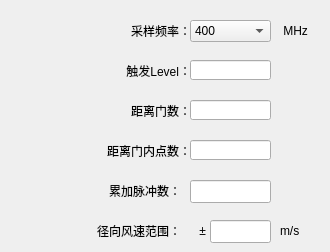
   <widget class="QWidget" name="tab_5">
    <attribute name="title">
     <string>采样处理</string>
    </attribute>
    <widget class="QLabel" name="label_56">
     <property name="geometry">
      <rect>
       <x>110</x>
       <y>20</y>
       <width>81</width>
       <height>21</height>
      </rect>
     </property>
     <property name="text">
      <string>采样频率：</string>
     </property>
     <property name="alignment">
      <set>Qt::AlignRight|Qt::AlignTrailing|Qt::AlignVCenter</set>
     </property>
    </widget>
    <widget class="QComboBox" name="comboBox_sampleFreq_2">
     <property name="geometry">
      <rect>
       <x>190</x>
       <y>20</y>
       <width>81</width>
       <height>22</height>
      </rect>
     </property>
     <property name="insertPolicy">
      <enum>QComboBox::InsertAfterCurrent</enum>
     </property>
     <item>
      <property name="text">
       <string>400</string>
      </property>
     </item>
     <item>
      <property name="text">
       <string>266</string>
      </property>
     </item>
     <item>
      <property name="text">
       <string>200</string>
      </property>
     </item>
     <item>
      <property name="text">
       <string>160</string>
      </property>
     </item>
     <item>
      <property name="text">
       <string>133</string>
      </property>
     </item>
     <item>
      <property name="text">
       <string>114</string>
      </property>
     </item>
     <item>
      <property name="text">
       <string>100</string>
      </property>
     </item>
     <item>
      <property name="text">
       <string>88</string>
      </property>
     </item>
     <item>
      <property name="text">
       <string>80</string>
      </property>
     </item>
     <item>
      <property name="text">
       <string>72</string>
      </property>
     </item>
    </widget>
    <widget class="QLabel" name="label_57">
     <property name="geometry">
      <rect>
       <x>280</x>
       <y>20</y>
       <width>41</width>
       <height>21</height>
      </rect>
     </property>
     <property name="text">
      <string> MHz</string>
     </property>
    </widget>
    <widget class="QLineEdit" name="lineEdit_plsAccNum_2">
     <property name="geometry">
      <rect>
       <x>190</x>
       <y>180</y>
       <width>81</width>
       <height>23</height>
      </rect>
     </property>
    </widget>
    <widget class="QLabel" name="label_58">
     <property name="geometry">
      <rect>
       <x>110</x>
       <y>100</y>
       <width>81</width>
       <height>21</height>
      </rect>
     </property>
     <property name="text">
      <string>距离门数：</string>
     </property>
     <property name="alignment">
      <set>Qt::AlignRight|Qt::AlignTrailing|Qt::AlignVCenter</set>
     </property>
    </widget>
    <widget class="QLineEdit" name="lineEdit_nRangeBin_2">
     <property name="geometry">
      <rect>
       <x>190</x>
       <y>100</y>
       <width>81</width>
       <height>20</height>
      </rect>
     </property>
    </widget>
    <widget class="QLabel" name="label_59">
     <property name="geometry">
      <rect>
       <x>70</x>
       <y>140</y>
       <width>121</width>
       <height>21</height>
      </rect>
     </property>
     <property name="text">
      <string>距离门内点数：</string>
     </property>
     <property name="alignment">
      <set>Qt::AlignRight|Qt::AlignTrailing|Qt::AlignVCenter</set>
     </property>
    </widget>
    <widget class="QLineEdit" name="lineEdit_nPointsPerBin_2">
     <property name="geometry">
      <rect>
       <x>190</x>
       <y>140</y>
       <width>81</width>
       <height>20</height>
      </rect>
     </property>
    </widget>
    <widget class="QLabel" name="label_60">
     <property name="geometry">
      <rect>
       <x>70</x>
       <y>60</y>
       <width>121</width>
       <height>21</height>
      </rect>
     </property>
     <property name="text">
      <string>触发Level：</string>
     </property>
     <property name="alignment">
      <set>Qt::AlignRight|Qt::AlignTrailing|Qt::AlignVCenter</set>
     </property>
    </widget>
    <widget class="QLineEdit" name="lineEdit_TriggerLevel_2">
     <property name="geometry">
      <rect>
       <x>190</x>
       <y>60</y>
       <width>81</width>
       <height>20</height>
      </rect>
     </property>
    </widget>
    <widget class="QLabel" name="label_61">
     <property name="geometry">
      <rect>
       <x>60</x>
       <y>180</y>
       <width>121</width>
       <height>21</height>
      </rect>
     </property>
     <property name="text">
      <string>累加脉冲数：</string>
     </property>
     <property name="alignment">
      <set>Qt::AlignRight|Qt::AlignTrailing|Qt::AlignVCenter</set>
     </property>
    </widget>
    <widget class="QLineEdit" name="lineEdit_velocity_band_3">
     <property name="geometry">
      <rect>
       <x>210</x>
       <y>220</y>
       <width>61</width>
       <height>23</height>
      </rect>
     </property>
     <property name="text">
      <string/>
     </property>
    </widget>
    <widget class="QLabel" name="label_62">
     <property name="geometry">
      <rect>
       <x>60</x>
       <y>220</y>
       <width>121</width>
       <height>21</height>
      </rect>
     </property>
     <property name="text">
      <string>径向风速范围：</string>
     </property>
     <property name="alignment">
      <set>Qt::AlignRight|Qt::AlignTrailing|Qt::AlignVCenter</set>
     </property>
    </widget>
    <widget class="QLabel" name="label_63">
     <property name="geometry">
      <rect>
       <x>280</x>
       <y>220</y>
       <width>41</width>
       <height>21</height>
      </rect>
     </property>
     <property name="text">
      <string>m/s</string>
     </property>
    </widget>
    <widget class="QLabel" name="label_64">
     <property name="geometry">
      <rect>
       <x>190</x>
       <y>220</y>
       <width>16</width>
       <height>21</height>
      </rect>
     </property>
     <property name="text">
      <string>±</string>
     </property>
     <property name="alignment">
      <set>Qt::AlignRight|Qt::AlignTrailing|Qt::AlignVCenter</set>
     </property>
    </widget>
   </widget>
